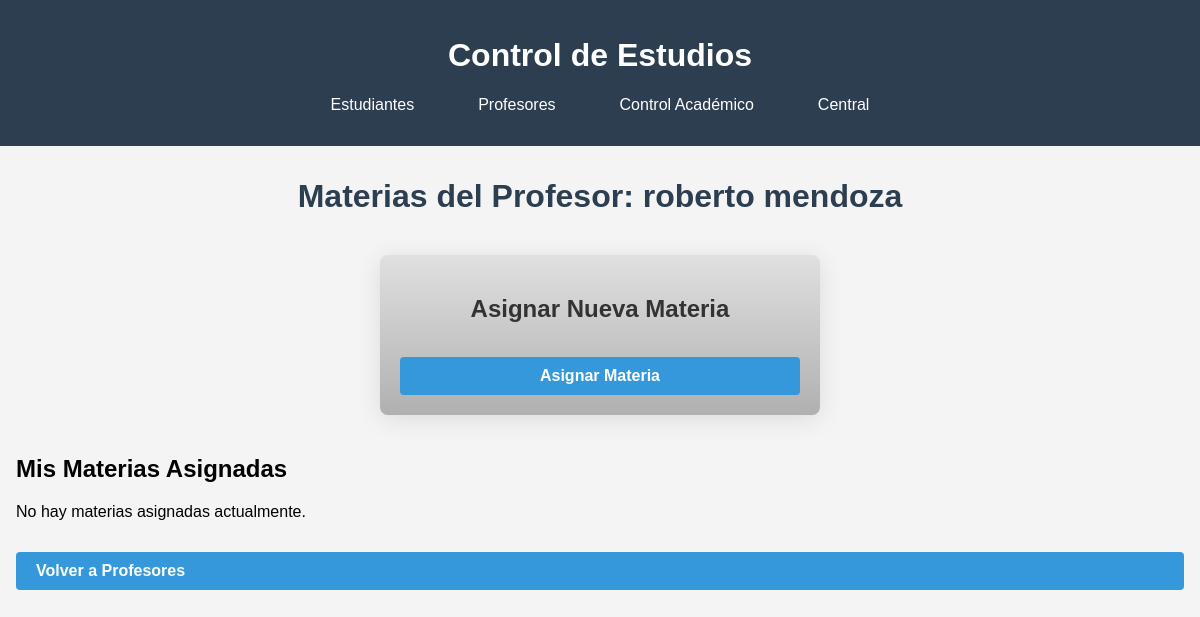
Page /profesores/profesores/12312312/materias on the earlier database version.
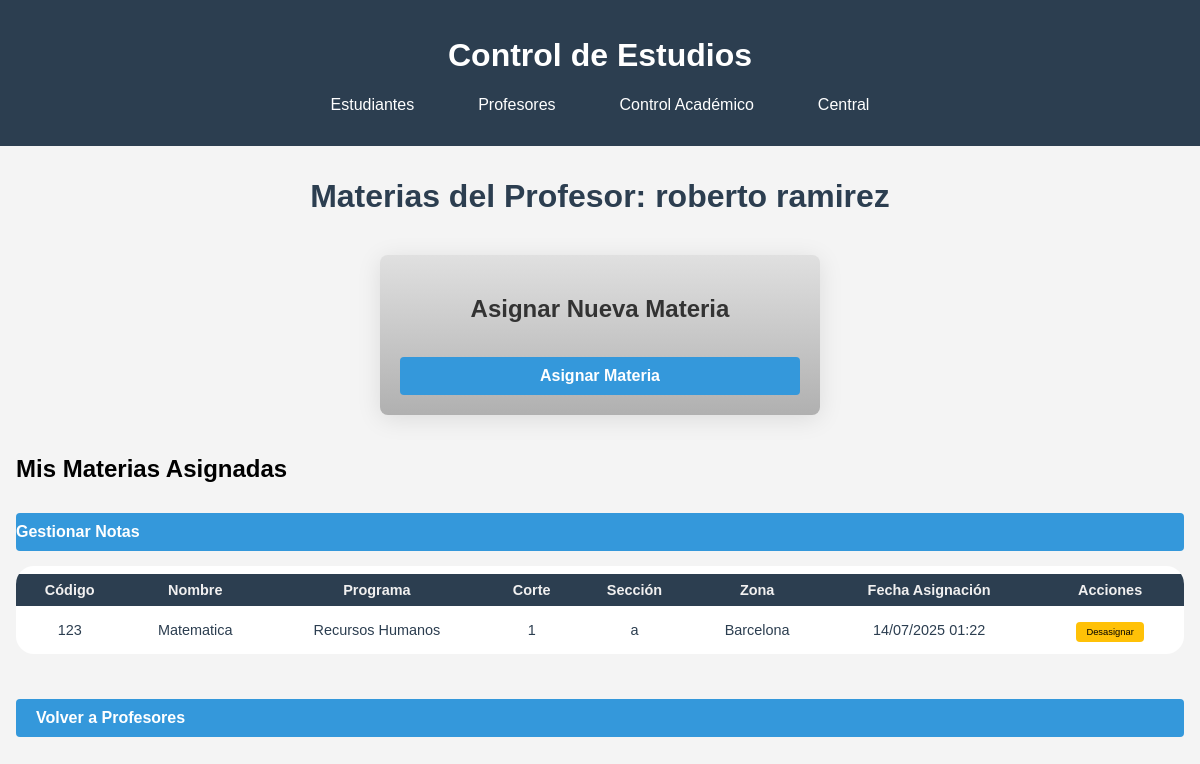
Same page on the later database version.
### modulos/central/models.py (models this page shows, shortened)
class Persona(db.Model):
    __tablename__ = 'personas'
    cedula = db.Column(db.String(20), primary_key=True, unique=True)
    nombre = db.Column(db.String(100), nullable=False)
    apellido = db.Column(db.String(100), nullable=False)
    numero_telefono = db.Column(db.Integer)
    correo_electronico = db.Column(db.String(100), unique=True, nullable=False)
    usuario = db.Column(db.String(50), unique=True, nullable=False)
    contrasenia = db.Column(db.String(100), nullable=False)
    rol = db.Column(db.String(20), nullable=False)
    __mapper_args__ = {
        'polymorphic_identity': 'persona',
        'polymorphic_on': rol
    }

### modulos/control_academico/models.py (models this page shows, shortened)
class AsignacionMateria(db.Model):
    __tablename__ = 'asignaciones_materias'
    id = db.Column(db.Integer, primary_key=True)
    profesor_id = db.Column(db.String(20), db.ForeignKey('profesores.cedula'), nullable=False)
    materia_codigo = db.Column(db.Integer, db.ForeignKey('materias.codigo'), nullable=False)
    corte_id = db.Column(db.Integer, db.ForeignKey('cortes.id'), nullable=False)
    fecha_asignacion = db.Column(db.DateTime, default=datetime.utcnow, nullable=False)
    profesor = db.relationship('Profesor', back_populates='asignaciones')
    materia = db.relationship('Materia', back_populates='asignaciones')
    corte = db.relationship('Corte', back_populates='asignaciones')
    __table_args__ = (
        db.UniqueConstraint('materia_codigo', 'corte_id', name='uq_materia_corte'),
    )

class Materia(db.Model):
    __tablename__ ='materias'
    codigo = db.Column(db.Integer, primary_key=True, unique=True)
    nombre = db.Column(db.String(100), nullable=False)
    programa_id = db.Column(db.Integer, db.ForeignKey('programas.id'), nullable=False)
    programa = db.relationship('Programa', back_populates='materias')
    asignaciones = db.relationship('AsignacionMateria', back_populates='materia')
    notas = db.relationship('Nota', back_populates='materia')

class Programa(db.Model):
    __tablename__ = 'programas'
    id = db.Column(db.Integer, primary_key=True)
    nombre = db.Column(db.String(100), nullable=False)
    carrera_id = db.Column(db.Integer, db.ForeignKey('carreras.id'), nullable=False)
    carrera = db.relationship('Carrera', back_populates='programas')
    materias = db.relationship('Materia', back_populates='programa')
    cortes = db.relationship('Corte', back_populates='programa')

class Corte(db.Model):
    __tablename__ = 'cortes'
    id = db.Column(db.Integer, primary_key=True)
    programa_id = db.Column(db.Integer, db.ForeignKey('programas.id'), nullable=False)
    seccion = db.Column(db.String(20), nullable=False)
    zona = db.Column(db.String(50), nullable=False)
    fecha_inicio = db.Column(db.Date, nullable=False)
    fecha_fin = db.Column(db.Date, nullable=False)
    programa = db.relationship('Programa', back_populates='cortes')
    inscripciones = db.relationship('Inscripcion', back_populates='corte')
    asignaciones = db.relationship('AsignacionMateria', back_populates='corte')

### modulos/profesores/routes.py (the view)
@bp.route('/profesores/<cedula>/materias')
def materias_profesor(cedula):
    profesor = Profesor.query.get_or_404(cedula)
    asignaciones = AsignacionMateria.query.filter_by(profesor_id=cedula).all()
    materias = Materia.query.all()
    cortes = Corte.query.all()
    return render_template('profesores/materias.html',
                         profesor=profesor,
                         asignaciones=asignaciones,
                         materias=materias,
                         cortes=cortes)

### modulos/profesores/templates/profesores/materias.html (shortened to what this page needs)
{% extends "central/base.html" %}
{% block content %}
<div class="welcome-container">
    <h1 class="titulo-estudiantes">Materias del Profesor: {{ profesor.nombre }} {{ profesor.apellido }}</h1>
    <div class="form-container">
        <h2>Asignar Nueva Materia</h2>
        <a href="{{ url_for('profesores.asignar_materia', cedula=profesor.cedula) }}" class="btn-form-estudiante">Asignar Materia</a>
    </div>
    <div class="tabla-estudiantes-contenedor">
        <h2>Mis Materias Asignadas</h2>
        {% if asignaciones %}
            <a href="{{ url_for('profesores.notas_profesor', cedula=profesor.cedula) }}" class="btn-form-estudiante" style="margin-bottom: 15px; display: inline-block;">Gestionar Notas</a>
            <table class="tabla-estudiantes">
                <thead>
                    <tr>
                        <th>Código</th>
                        <th>Nombre</th>
                        <th>Programa</th>
                        <th>Corte</th>
                        <th>Sección</th>
                        <th>Zona</th>
                        <th>Fecha Asignación</th>
                        <th>Acciones</th>
                    </tr>
                </thead>
                <tbody>
                    {% for asignacion in asignaciones %}
                    <tr>
                        <td>{{ asignacion.materia.codigo }}</td>
                        <td>{{ asignacion.materia.nombre }}</td>
                        <td>{{ asignacion.materia.programa.nombre }}</td>
                        <td>{{ asignacion.corte.id }}</td>
                        <td>{{ asignacion.corte.seccion }}</td>
                        <td>{{ asignacion.corte.zona }}</td>
                        <td>{{ asignacion.fecha_asignacion.strftime('%d/%m/%Y %H:%M') }}</td>
                        <td>
                            <a href="{{ url_for('profesores.desasignar_materia', cedula=profesor.cedula, asignacion_id=asignacion.id) }}"
                               class="btn-accion warning"
                               onclick="return confirm('¿Está seguro de desasignar esta materia?')">Desasignar</a>
                        </td>
                    </tr>
                    {% endfor %}
                </tbody>
            </table>
        {% else %}
            <p>No hay materias asignadas actualmente.</p>
        {% endif %}
    </div>
    <a href="{{ url_for('profesores.index') }}" class="btn-nuevo-estudiante">Volver a Profesores</a>
</div>
{% endblock %}

Differences in the rows shown:
changed Persona "roberto": apellido "mendoza" → "ramirez"
added AsignacionMateria: materia.codigo "123", materia.nombre "Matematica", materia.programa.nombre "Recursos Humanos", corte.id "1", corte.seccion "a", corte.zona "Barcelona", fecha_asignacion "14/07/2025 01:22"
Other differences:
text no longer shown: "No hay materias asignadas actualmente."
text now shown: "Gestionar Notas Código Nombre Programa Corte Sección Zona Fecha Asignación Acciones"
